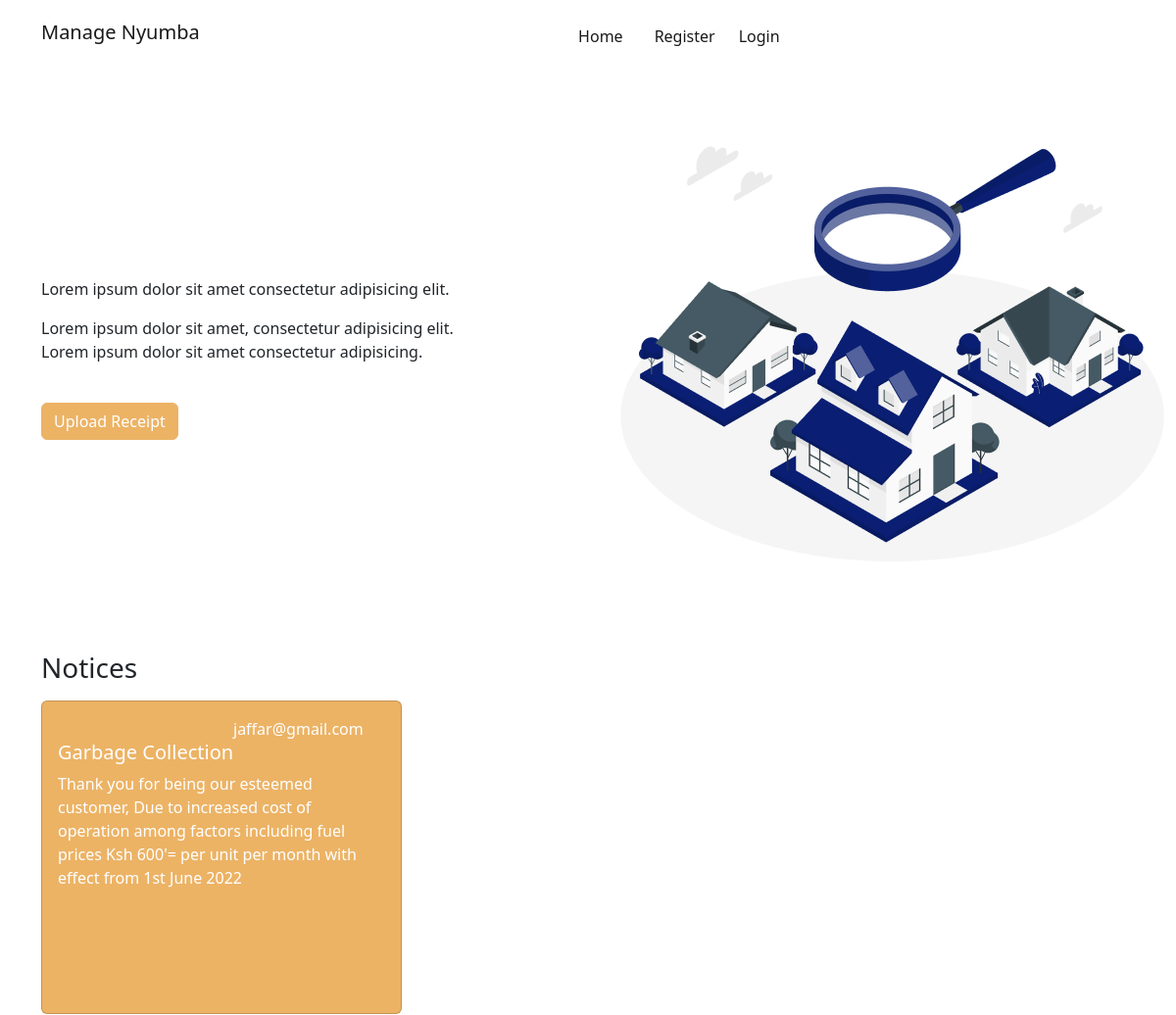
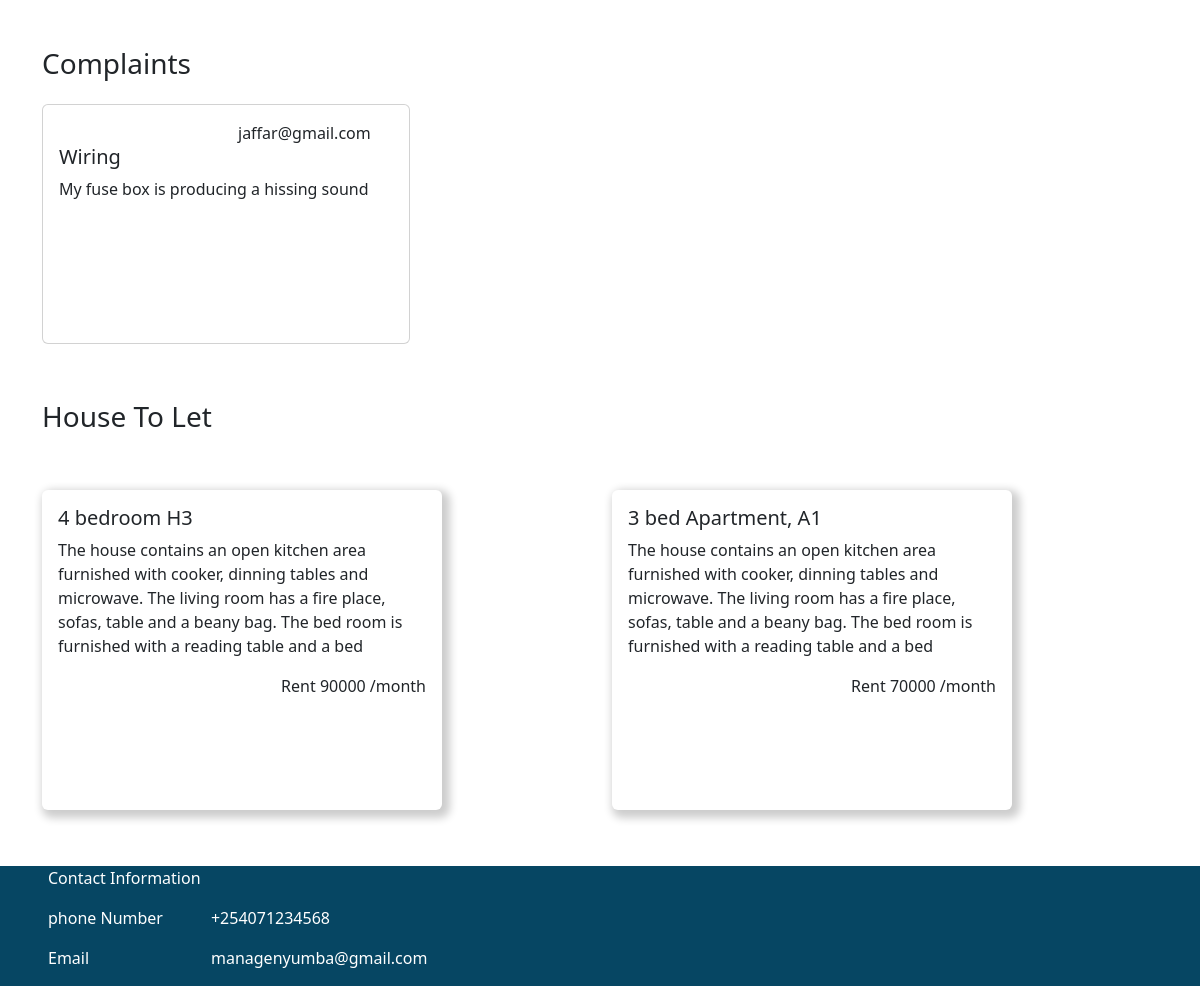
Before: / with the older database file (2 pictures, top to bottom).
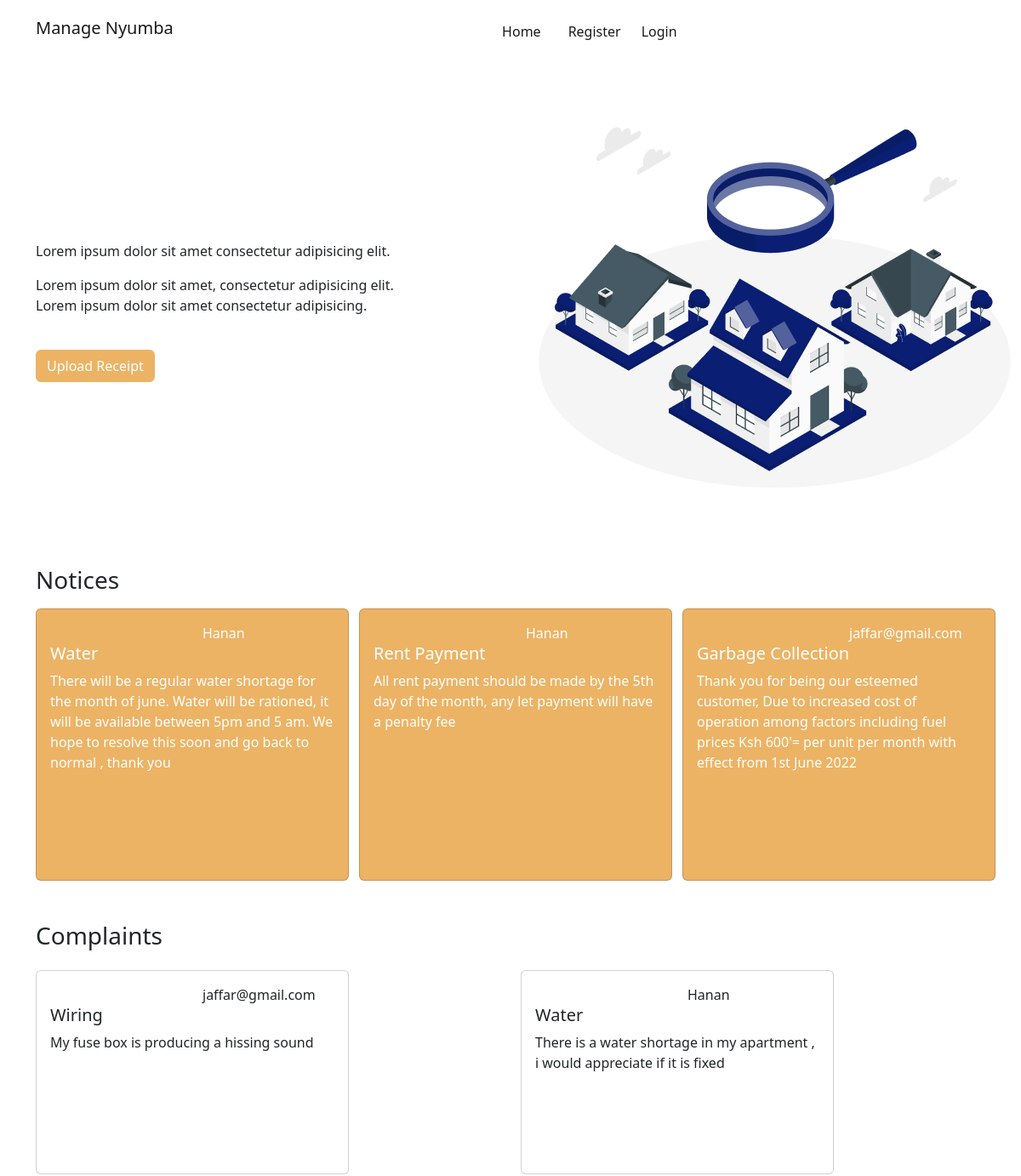
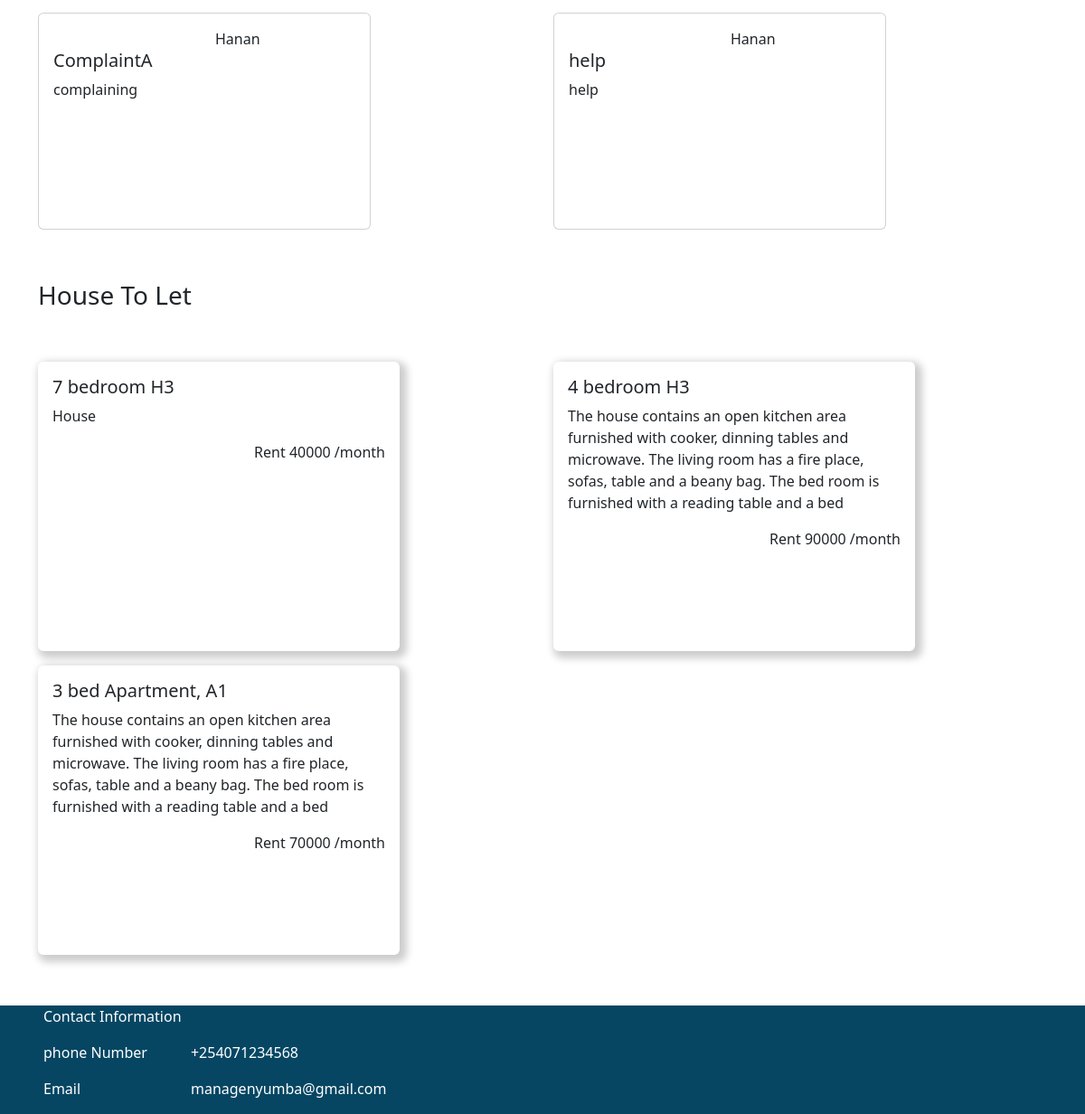
After: the same page with the newer database file (2 pictures, top to bottom).
### app/models.py (models this page shows, shortened)
class Notice (db.Model):
  id=db.Column(db.Integer,primary_key=True)
  title=db.Column(db.String,nullable=False)
  content=db.Column(db.String,nullable=False)
  date_created = db.Column(db.DateTime, nullable=False, default=datetime.utcnow)
  user_id = db.Column(db.Integer, db.ForeignKey('user.id'), nullable=False)

class User(db.Model,UserMixin):
  id=db.Column(db.Integer,primary_key=True)
  username=db.Column(db.String,nullable=False,unique=True)
  phoneNumber=db.Column(db.String,nullable=False)
  houseNumber=db.Column(db.String,nullable=False)
  typeUser= db.Column(db.String,nullable=False)
  email=db.Column(db.String,nullable=False,unique=True)
  password=db.Column(db.String,nullable=False)
  image_file=db.Column(db.String(20),nullable=False,default='default.jpg')
  receipt = db.relationship('Receipts', backref='author', lazy=True)
  notice = db.relationship('Notice', backref='noticeAuthor', lazy=True)
  complaint = db.relationship('Complaints', backref='complaintauthor', lazy=True)
  tolet = db.relationship('Complaints', backref='letAuthor', lazy=True)

class Complaints(db.Model):
  id=db.Column(db.Integer,primary_key=True)
  title=db.Column(db.String,nullable=False)
  content=db.Column(db.String,nullable=False)
  date_created = db.Column(db.Date, nullable=False, default=datetime.utcnow)
  user_id = db.Column(db.Integer, db.ForeignKey('user.id'), nullable=False)

class ToLet(db.Model):
  id=db.Column(db.Integer,primary_key=True)
  houseType=db.Column(db.String,nullable=False)
  description=db.Column(db.String,nullable=False)
  rent=db.Column(db.String,nullable=False)
  date_created = db.Column(db.DateTime, nullable=False, default=datetime.utcnow)
  user_id = db.Column(db.Integer, db.ForeignKey('user.id'), nullable=False)

### app/main/route.py (the view)
@main.route('/')
def home():
    tolet=ToLet.query.order_by(desc(ToLet.date_created)).all()
    notice=Notice.query.order_by(desc(Notice.date_created)).all()
    complaint=Complaints.query.order_by(desc(Complaints.date_created)).all()
    return render_template('home.html',notice=notice,complaint=complaint,tolet=tolet)

### app/templates/home.html (shortened to what this page needs)
{% extends 'base.html' %}
{% block body %}
<div class="container">
  <div class="row align-items-center">
    <div class="col-md-6 ">
      <p> Lorem ipsum dolor sit amet consectetur adipisicing elit.</p>
      <p> Lorem ipsum dolor sit amet, consectetur adipisicing elit. <br>
        Lorem ipsum dolor sit amet consectetur adipisicing.</p>
      <a href="{{url_for('posts.create')}}"><button class="btn btn-secondary mt-4">Upload Receipt</button></a>
    </div>
    <div class="col-md-6">
      <img src="./../static/landingPage.png" alt="">
    </div>
  </div>
  <p class="h3 mb-3">Notices</p>
  <div class="row">
    {% for notice in notice %}
    <div class="col-md-4">
      <div class="card notice" style="width: 23rem;">
        <div class="card-body">
          <div class="row">
            <div class="col-md-6"></div>
            <div class="col-md-6">{{notice.noticeAuthor.username}}</div>
          </div>
          <h5 class="card-title">{{notice.title}}</h5>
          <p class="card-text">{{notice.content}}</p>
        </div>
      </div>
    </div>
    {% endfor %}
  </div>
  <p class="h3 mt-5 align-items-center ">Complaints</p>
  <div class="row mb-5 mt-3">
    {% for complaint in complaint %}
    <div class="col-md-6">
      <div class="card complaint my-2" style="width: 23rem;">
        <div class="card-body">
          <div class="row">
            <div class="col-md-6"></div>
            <div class="col-md-6">{{complaint.letAuthor.username}}</div>
          </div>
          <h5 class="card-title">{{complaint.title}}</h5>
          <p class="card-text">{{complaint.content}}</p>
        </div>
      </div>
    </div>
    {% endfor %}
  </div>
  <p class="h3 mb-5">House To Let</p>
  <div class="row my-3 mb-5">
    {% for tolet in tolet %}
    <div class="col-md-6">
      <div class="card house my-2 tolet" style="width: 25rem;">
        <div class="card-body">
          <h5 class="card-title">{{tolet.houseType}}</h5>
          <p class="card-text">{{tolet.description}}</p>
          <div class=" d-flex justify-content-between">
            <p>Rent {{tolet.rent}} /month</p>
          </div>
        </div>
      </div>
    </div>
    {% endfor %}
  </div>
</div>
<div class="foot">
  <p class="text-white mx-5">Contact Information</p>
  <div class="d-flex mx-5">
    <div>
      <p class="text-white">phone Number</p>
      <p class="text-white">Email</p>
    </div>
    <div>
      <p class="mx-5 text-white">+254071234568</p>
      <p class="mx-5 text-white">managenyumba@gmail.com</p>
    </div>
  </div>
</div>
{% endblock %}

### app/templates/base.html (shortened to what this page needs)
<!DOCTYPE html>
<html lang="en">
<head>
  <link href="https://cdn.jsdelivr.net/npm/bootstrap@5.2.0-beta1/dist/css/bootstrap.min.css" rel="stylesheet"
>
  <link rel="stylesheet" href="{{url_for('static',filename='main.css')}}">
</head>
<body>
  {% block navbar %}
  {% if request.url_rule.endpoint != 'users.register' and request.url_rule.endpoint != 'users.login' %}
  {% include 'nav.html' %}
  {% endif %}
  {% endblock %}
  {% block body %}
  {% endblock %}
</body>
</html>

### app/templates/nav.html (shortened to what this page needs)
     <div class="container">
       <nav class="navbar navbar-expand-lg mt-2">
         <a class="navbar-brand h3" href="{{url_for('main.home')}}">Manage Nyumba</a>
         <div class="collapse navbar-collapse justify-content-evenly " id="navbarNav">
           <ul class="navbar-nav">
             <li class="nav-item">
               <a class="nav-link active mx-2" aria-current="page" href="{{url_for('main.home')}}">Home</a>
             </li>
             {% if current_user.is_authenticated %}
             <a class="nav-link active" href="{{url_for('users.account')}}">Account</a>
             <a class="nav-link active" href="{{url_for('users.logout')}}">Logout</a>
             <li class="nav-item">
              <a class="nav-link active mx-2" href="{{url_for('posts.create_complaints')}}">Complaints</a>
            </li>
             {%else%}
             <li class="nav-item">
               <a class="nav-link active mx-2" href="{{url_for('users.register')}}">Register</a>
             </li>
             <li class="nav-item">
               <a class="nav-link active" href="{{url_for('users.login')}}">Login</a>
             </li>
             {% endif %}
           </ul>
         </div>
     </div>

### app/static/main.css (style rules this page uses)
* { margin: 0; padding: 0; }
body { overflow-x: hidden; }
.btn-secondary,.btn-secondary:hover { background-color: #ECB365 !important; border-color: #ECB365 !important; box-shadow:none !important; }
.foot { background-color: #064663; }
.house { box-shadow: 4px 4px 8px 4px rgba(0,0,0,0.2); transition: 0.3s; border:none }
::placeholder { color: #FFFFFF; }
.tolet { height: 40vh; }
.complaint { height: 30vh; }
.notice { background-color: #ECB365; color:#FFFFFF; height:40vh; }

Changed rows visible on the page:
added Notice: noticeAuthor.username "Hanan", title "Water", content "There will be a regular water shortage for the month of june. Water will be rationed, it will be available between 5pm and 5 am. We hope to resolve this soon and go back to normal , thank you"
added Notice: noticeAuthor.username "Hanan", title "Rent Payment", content "All rent payment should be made by the 5th day of the month, any let payment will have a penalty fee"
added Complaints: letAuthor.username "Hanan", title "Water", content "There is a water shortage in my apartment , i would appreciate if it is fixed"
added Complaints: letAuthor.username "Hanan", title "ComplaintA", content "complaining"
added Complaints: letAuthor.username "Hanan", title "help", content "help"
added ToLet: houseType "7 bedroom H3", description "House", rent "40000"
